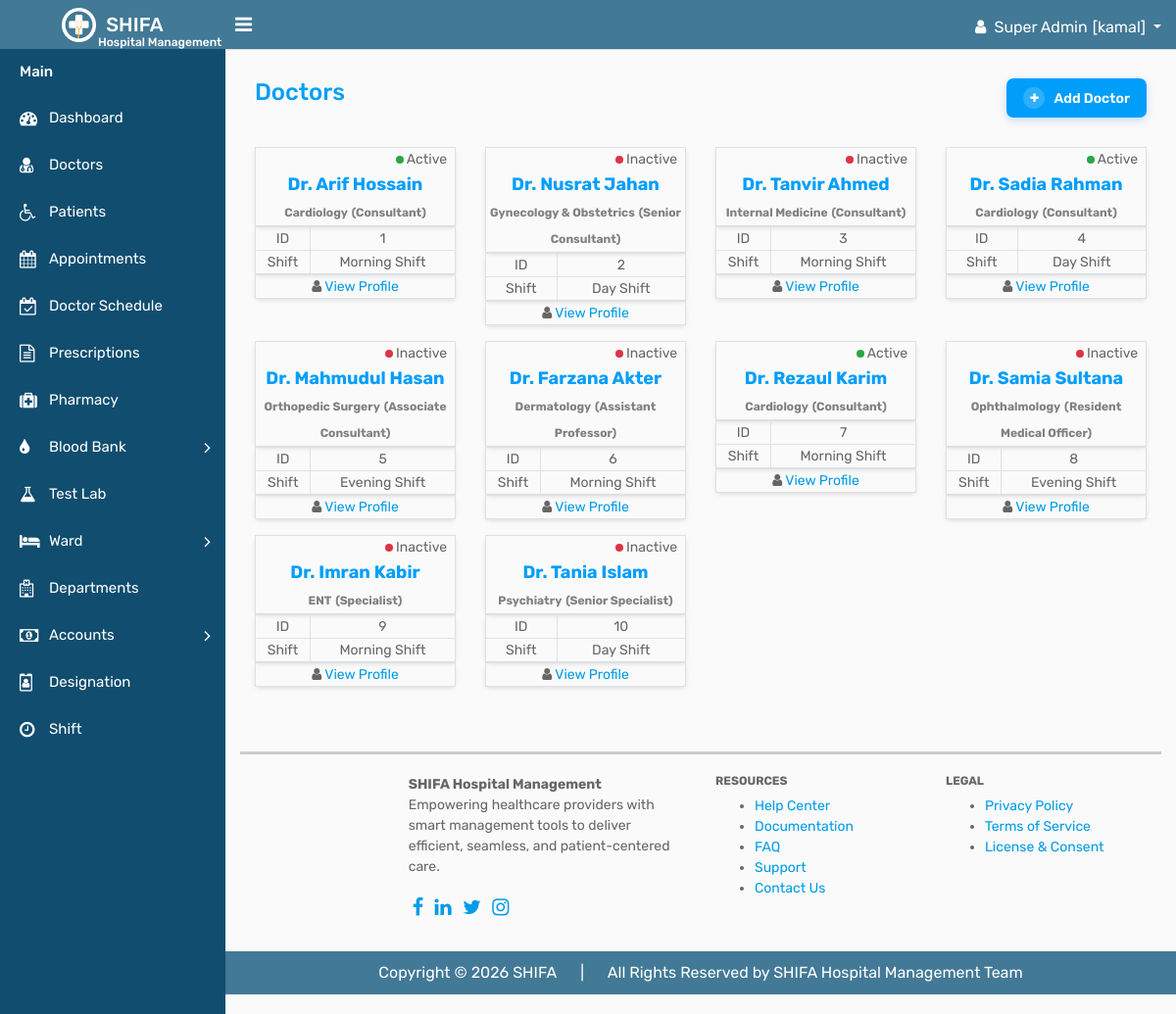
Before: /doctors/doctors.php (signed in) with the older database file.
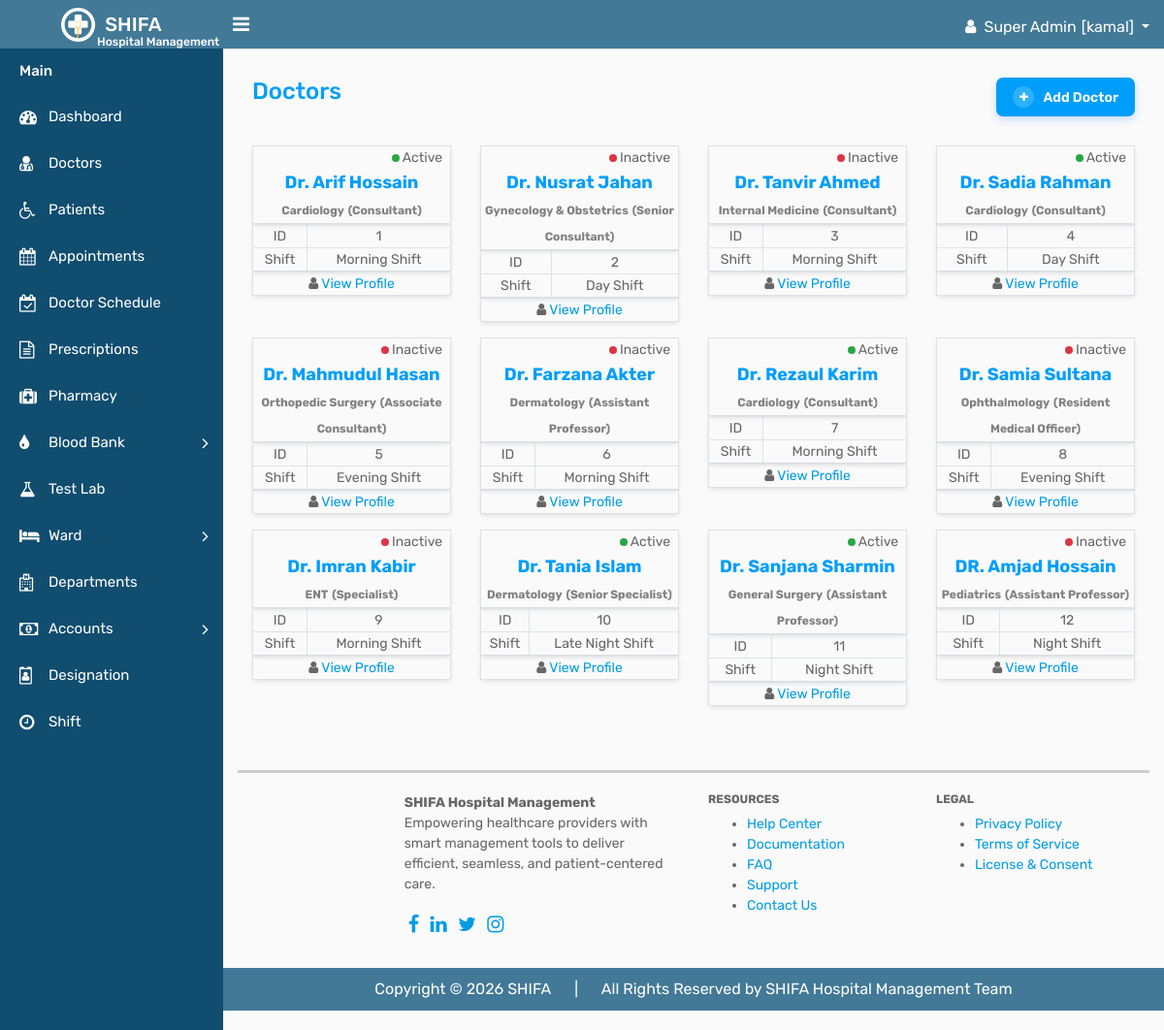
After: the same page with the newer database file.
### tables this page shows
CREATE TABLE `doctors` (
  `id` int(11) NOT NULL,
  `department_id` int(11) NOT NULL,
  `designation_id` int(11) NOT NULL,
  `shift_id` int(11) NOT NULL,
  `name` varchar(100) DEFAULT NULL,
  `gender` int(11) DEFAULT NULL COMMENT '1=male,2=female,3=others',
  `specialization` varchar(100) DEFAULT NULL,
  `qualification` varchar(100) DEFAULT NULL,
  `experience` int(11) DEFAULT NULL,
  `phone` varchar(20) DEFAULT NULL,
  `email` varchar(100) DEFAULT NULL,
  `address` text DEFAULT NULL,
  `status` int(2) NOT NULL COMMENT '0=inactive,1=active',
  `created_at` timestamp NOT NULL DEFAULT current_timestamp(),
  `updated_at` timestamp NOT NULL DEFAULT current_timestamp() ON UPDATE current_timestamp(),
  `deleted_at` datetime DEFAULT NULL
);

CREATE TABLE `departments` (
  `id` int(11) NOT NULL,
  `department_name` varchar(100) DEFAULT NULL,
  `description` varchar(255) DEFAULT NULL,
  `status` int(2) DEFAULT NULL COMMENT 'active=1, inactive=0',
  `created_at` timestamp NOT NULL DEFAULT current_timestamp(),
  `updated_at` timestamp NOT NULL DEFAULT current_timestamp() ON UPDATE current_timestamp(),
  `deleted_at` datetime DEFAULT NULL
);

CREATE TABLE `designation` (
  `id` int(11) NOT NULL,
  `designation_name` varchar(100) DEFAULT NULL,
  `description` varchar(255) DEFAULT NULL,
  `status` int(2) NOT NULL COMMENT '0=inactive, 1=active',
  `created_at` timestamp NULL DEFAULT NULL,
  `updated_at` timestamp NULL DEFAULT NULL,
  `deleted_at` datetime DEFAULT NULL
);

CREATE TABLE `shift` (
  `id` int(11) NOT NULL,
  `shift_name` varchar(100) DEFAULT NULL,
  `shift_start` time DEFAULT NULL,
  `shift_end` time DEFAULT NULL,
  `status` int(2) DEFAULT NULL COMMENT '0=inactive,1=active',
  `created_at` timestamp NULL DEFAULT NULL,
  `updated_at` timestamp NULL DEFAULT NULL,
  `deleted_at` datetime DEFAULT NULL
);

### crud/crud_class.php (called while the page is built, shortened)
<?php
class crud_class{
    private $host = "localhost";
    private $username = "root";
    private $password = "";
    private $database = "shifa";
    public $conn;
    public function __construct(){
        $this->conn = new mysqli($this->host, $this->username, $this->password, $this->database);
    }
    public function common_query($sql){
        $result=[
            "status"=>false,
            "data"=>[],
            "message"=>""
        ];
        $rs = $this->conn->query($sql);
        if($rs->num_rows > 0){
            $result["status"] = true;
            $result["message"] = "Records found";
            while($row = $rs->fetch_object()){
                $result["data"][] = $row;
            }
            return $result;
        } else {
            $result["message"] = "No records found";
            return $result;
        }
    }
}

### component/connection.php (called while the page is built, shortened)
<?php
    $base_url = "http://localhost/shifa/";
    require_once  ($_SERVER['DOCUMENT_ROOT'] . "/shifa/crud/crud_class.php");
    $crud = new crud_class();
?>

### doctors/doctors.php (the view, shortened to what this page needs)
<?php require_once "../component/header.php"; ?>
<?php require_once "../component/sidebar.php"; ?>
 <div class="page-wrapper">
            <div class="content">
                <div class="row">
                    <div class="col-sm-5 col-5">
                        <h4 style="color: #009efb; font-size: 24px;">Doctors</h4>
                    </div>
                    <div class="col-sm-7 col-7 text-right m-b-30">
                        <a href="add_doctor.php" style="display:inline-flex;align-items:center;gap:9px;padding:9px 17px;background:#009efb;color:#fff;border-radius:7px;text-decoration:none;font-size:14px;font-weight:600;box-shadow:0 3px 8px rgba(13,110,253,.22);">
                        <span style="display:inline-flex;align-items:center;justify-content:center;width:22px;height:22px;background:rgba(255,255,255,.18);border-radius:50%;"><i class="fa fa-plus" style="font-size:11px;color:#fff;"></i></span>Add Doctor</a>
                    </div>
                </div>
                <div class="row">
                    <?php
                    $doctors = $crud->common_query("SELECT doctors.*,departments.department_name,designation.designation_name,shift.shift_name FROM doctors LEFT JOIN departments ON doctors.department_id = departments.id LEFT JOIN designation ON doctors.designation_id = designation.id LEFT JOIN shift ON doctors.shift_id = shift.id");
                    if ($doctors['status']) {
                        foreach ($doctors['data'] as $doctor) {
                            ?>
                <div class="col-sm-6 col-md-3 mb-3">
                    <table class="w-100" style="border: 1px solid #dee2e6; border-radius: 5px; box-shadow: 0 2px 4px rgba(0, 0, 0, 0.1);">
                        <tr>
                            <td colspan="2" class="text-right pr-2"><?php if ($doctor->status == '1') { ?><span style="display:inline-block;width:8px;height:8px;background:#28a745;border-radius:50%;"></span> Active
                            <?php } else { ?><span style="display:inline-block;width:8px;height:8px;background:#dc3545;border-radius:50%;"></span> Inactive<?php } ?></td>
                        </tr>
                        <tr>
                            <th class="text-center" colspan="2" style="font-size: 18px; color: #009efb;"><?= htmlspecialchars($doctor->name) ?><br>
                                            <span style="font-size: 12px; color: gray;"><?= htmlspecialchars($doctor->department_name) ?></span>
                                            <span style="font-size: 12px; color: gray;">(<?= htmlspecialchars($doctor->designation_name) ?>)</span>
                            </th>
                        </tr>
                    </table>
                    <table border="1" class="w-100" style="border: 1px solid #dee2e6; border-radius: 5px; box-shadow: 0 2px 4px rgba(0, 0, 0, 0.1);">
                        <tr class="text-center">
                            <td>ID</td>
                            <td><?= htmlspecialchars($doctor->id) ?></td>
                        </tr>
                        <tr class="text-center">
                            <td>Shift</td>
                            <td><?= htmlspecialchars($doctor->shift_name) ?></td>
                        </tr>
                    </table>
                    <table class="w-100" style="border: 1px solid #dee2e6; border-radius: 5px; box-shadow: 0 2px 4px rgba(0, 0, 0, 0.1);">
                        <tr>
                            <td colspan="2" class="text-center"><i class="fa fa-user"></i> <a href="<?= $base_url ?>doctors/view_doctor.php?id=<?= $doctor->id ?>">View Profile</a></td>
                        </tr>
                    </table>
                </div>
                <?php }} ?>
            </div>
<?php require_once "../component/footer.php" ?>

Changed rows visible on the page:
changed doctors "Dr. Tania Islam": department.department_name "Psychiatry" → "Dermatology"; shift.shift_name "Day Shift" → "Late Night Shift"; status "Inactive" → "Active"
added doctors: status 1 (drawn), name "Dr. Sanjana Sharmin", department.department_name "General Surgery", designation.designation_name "Assistant Professor", id "11", shift.shift_name "Night Shift"
added doctors: status 0 (drawn), name "DR. Amjad Hossain", department.department_name "Pediatrics", designation.designation_name "Assistant Professor", id "12", shift.shift_name "Night Shift"
